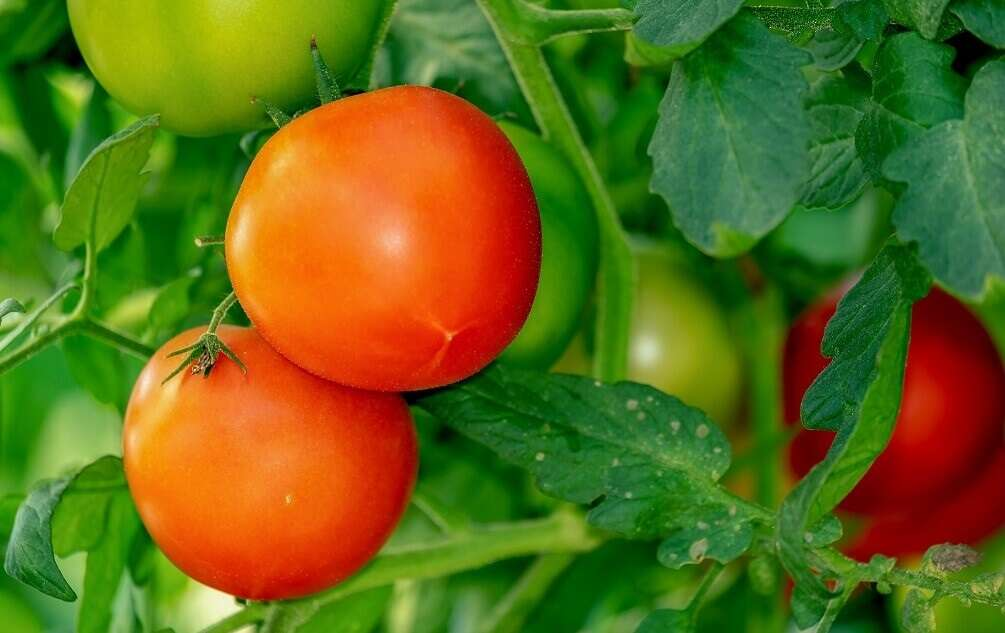
#> input picture RGB/Tomates.jpg, 1005 x 633 px
$ python rgb_Tomate.py
#> lines starting #> are read from the running program, lines starting #| are printed output that depends on the picture
import cv2
import os

# Ruta completa de la imagen
imagen_path = 'Tomates.jpg'  # Actualiza esta línea con la ruta correcta

# Leer la imagen
img = cv2.imread(imagen_path)
#> img is the input picture: shape (633, 1005, 3); mean B, G, R 24.2, 106.2, 96.5

# Verificar si la imagen fue cargada correctamente
if img is None:
    print("Error al cargar la imagen.")
else:
    height, width, _ = img.shape
#> height = 633; width = 1005

    # Aplicar el filtro de detección de piel
    for y in range(height):
        for x in range(width):
            b, g, r = img[y, x]
            if (r > 95) and (g > 40)  and (b > 20) and ((max(max(g,b),r)-min(min(g,b),r)) > 15) and (abs(r-g)>15) and (r>g) and (r>b):
                img[y, x] = (0, 0, 255)
            else:
                img[y, x] = (0, 0, 0)  # Cambiar el color a negro si no cumple con los criterios
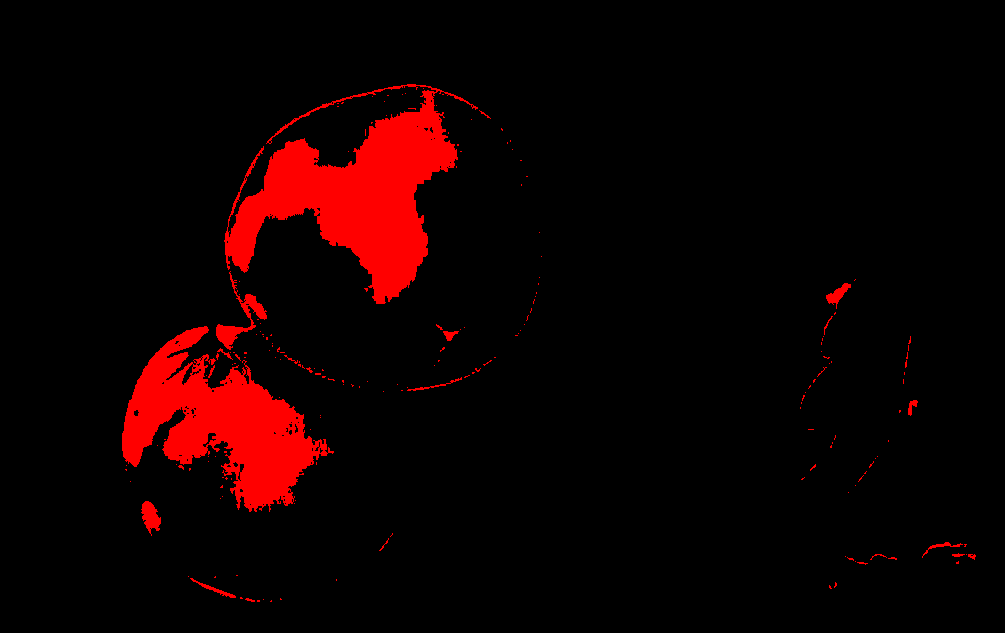
#> img: shape (633, 1005, 3); mean B, G, R 0, 0, 16.9

    # Mostrar la imagen resultante
    cv2.imshow('Imagen Filtrada - tomate.jpg', img)
    cv2.waitKey(0)  # Espera hasta que se presione una tecla
    cv2.destroyAllWindows()
